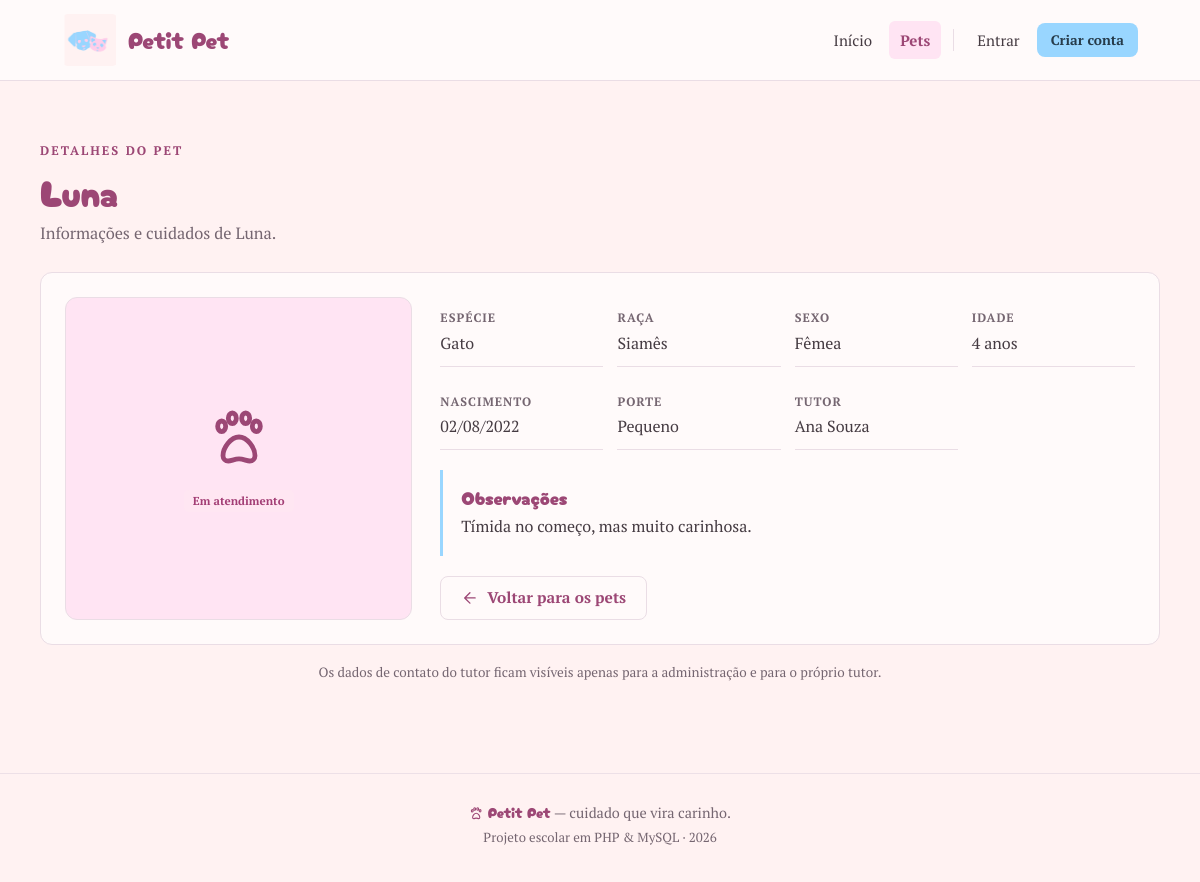
/pet.php?id=2, run on the app's committed database.
### tables this page shows
CREATE TABLE IF NOT EXISTS pets (
    id INT UNSIGNED NOT NULL AUTO_INCREMENT,
    usuario_id INT DEFAULT NULL,
    nome VARCHAR(100) NOT NULL,
    especie VARCHAR(50) NOT NULL,
    raca VARCHAR(80) DEFAULT NULL,
    sexo ENUM('macho', 'femea', 'nao_informado') NOT NULL DEFAULT 'nao_informado',
    data_nascimento DATE DEFAULT NULL,
    porte ENUM('pequeno', 'medio', 'grande') DEFAULT NULL,
    tutor_nome VARCHAR(100) DEFAULT NULL,
    tutor_telefone VARCHAR(30) DEFAULT NULL,
    observacoes TEXT DEFAULT NULL,
    status ENUM('disponivel', 'em_atendimento') NOT NULL DEFAULT 'disponivel',
    criado_em TIMESTAMP NOT NULL DEFAULT CURRENT_TIMESTAMP,
    atualizado_em TIMESTAMP NOT NULL DEFAULT CURRENT_TIMESTAMP ON UPDATE CURRENT_TIMESTAMP,
    PRIMARY KEY (id),
    KEY idx_pets_nome (nome),
    KEY idx_pets_status (status),
    KEY idx_pets_especie (especie),
    KEY idx_pets_usuario (usuario_id),
    CONSTRAINT fk_pets_usuario
        FOREIGN KEY (usuario_id) REFERENCES usuarios (id)
        ON DELETE SET NULL
        ON UPDATE CASCADE
);

### conexao.php (called while the page is built, shortened)
<?php
function db(): mysqli
{
    static $conexao = null;
    try {
        $conexao = new mysqli(DB_HOST, DB_USUARIO, DB_SENHA, DB_NOME);
        $conexao->set_charset(DB_CHARSET);
    } catch (mysqli_sql_exception $erro) {
        error_log('[Petit Pet] Falha ao conectar no banco: ' . $erro->getMessage());
        http_response_code(500);
        exit('Não foi possível conectar ao banco de dados. Confira a configuração e tente novamente.');
    }
    return $conexao;
}

### includes/pets.php (called while the page is built, shortened)
<?php
function buscar_pet(int $id): ?array
{
    $stmt = db()->prepare(
        'SELECT p.*, u.nome AS cliente_nome, u.email AS cliente_email
         FROM pets p
         LEFT JOIN usuarios u ON u.id = p.usuario_id
         WHERE p.id = ? LIMIT 1'
    );
    $stmt->bind_param('i', $id);
    $stmt->execute();
    $pet = $stmt->get_result()->fetch_assoc();
    return $pet ?: null;
}

### includes/bootstrap.php (called while the page is built, shortened)
<?php
require_once __DIR__ . '/../conexao.php';
require_once __DIR__ . '/funcoes.php';
require_once __DIR__ . '/pets.php';
function usuario_logado(): bool
{
    return isset($_SESSION['usuario_id']);
}
function eh_admin(): bool
{
    return usuario_logado() && usuario_perfil() === 'admin';
}

### pet.php (the view, shortened to what this page needs)
<?php
require_once __DIR__ . '/includes/bootstrap.php';
$id = filter_input(INPUT_GET, 'id', FILTER_VALIDATE_INT);
try {
    $pet = buscar_pet((int) $id);
} catch (Throwable $erro) {
    error_log('[Petit Pet] Falha ao consultar pet: ' . $erro->getMessage());
    flash('erro', 'Não foi possível consultar o pet agora.');
    redirecionar('pets.php');
}
$souTutor = usuario_logado() && !eh_admin() && pet_pertence_ao_usuario($pet, (int) usuario_id());
$podeVerContato = eh_admin() || $souTutor;
$tutorExibicao = (string) ($pet['tutor_nome'] ?? '');
require __DIR__ . '/includes/layout/header.php';
?>
<article class="detalhe-pet">
    <div class="detalhe-foto">
        <span class="detalhe-icone"><?= icone_svg('paw') ?></span>
        <span class="selo <?= e(classe_status((string) $pet['status'])) ?>">
            <?= e(rotulo_status((string) $pet['status'])) ?>
        </span>
    </div>
    <div class="detalhe-conteudo">
        <dl class="detalhe-lista">
            <div>
                <dt>Espécie</dt>
                <dd><?= e($pet['especie']) ?></dd>
            </div>
            <div>
                <dt>Raça</dt>
                <dd><?= e($pet['raca'] ?: 'Não informada') ?></dd>
            </div>
            <div>
                <dt>Sexo</dt>
                <dd><?= e(rotulo_sexo((string) $pet['sexo'])) ?></dd>
            </div>
            <div>
                <dt>Idade</dt>
                <dd><?= e(idade_pet($pet['data_nascimento'] ?? null)) ?></dd>
            </div>
            <div>
                <dt>Nascimento</dt>
                <dd><?= e(formatar_data($pet['data_nascimento'] ?? null)) ?></dd>
            </div>
            <div>
                <dt>Porte</dt>
                <dd><?= e(rotulo_porte($pet['porte'] ?? null)) ?></dd>
            </div>
            <div>
                <dt>Tutor</dt>
                <dd><?= e($tutorExibicao !== '' ? $tutorExibicao : 'Não informado') ?></dd>
            </div>
        </dl>
        <div class="detalhe-observacoes">
            <h2>Observações</h2>
            <p><?= nl2br(e($pet['observacoes'] ?: 'Nenhuma observação registrada.')) ?></p>
        </div>
        <div class="detalhe-acoes">
            <a class="btn btn-contorno" href="pets.php"><?= icone_svg('arrow-left') ?> Voltar para os pets</a>
        </div>
    </div>
</article>
<?php if (!$podeVerContato): ?>
    <p class="nota-privacidade">
        Os dados de contato do tutor ficam visíveis apenas para a administração e para o próprio tutor.
    </p>
<?php endif; ?>
<?php require __DIR__ . '/includes/layout/footer.php'; ?>

### assets/css/style.css (style rules this page uses)
:root { --pink: #ffceea; --blue: #99d6ff; --off-white: #fff2f2; --surface: #fffafa; --blue-hover: #68b9ed; --pink-hover: #ffb9df; --pink-dark: #9c4775; --pink-soft: #ffe4f3; --text: #453b42; --muted: #756671; --border: #eadde5; --danger: #b94141; --danger-soft: #fff0ed; --success: #2f7a55; --success-soft: #eefaf2; }
* { margin: 0; padding: 0; box-sizing: border-box; }
html { scroll-behavior: smooth; }
body { min-height: 100vh; background: var(--off-white); color: var(--text); font-family: 'PT Serif', Georgia, serif; font-size: 1rem; line-height: 1.65; -webkit-font-smoothing: antialiased; }
h1, h2, h3, h4, h5, h6 { color: var(--pink-dark); font-family: 'Cherry Bomb One', cursive; font-weight: 400; line-height: 1.25; }
h2 { font-size: clamp(1.35rem, 3vw, 1.75rem); }
p { margin: 0; }
a { color: var(--pink-dark); text-decoration-thickness: 1px; text-underline-offset: 3px; }
.btn { display: inline-flex; min-height: 44px; align-items: center; justify-content: center; gap: 8px; padding: 10px 20px; border: 1px solid transparent; border-radius: 8px; background: var(--blue); color: #263b4a; font: inherit; font-size: 0.97rem; font-weight: 700; line-height: 1.2; text-align: center; text-decoration: none; cursor: pointer; }
.btn-contorno { border-color: var(--border); background: var(--surface); color: var(--pink-dark); }
.selo { display: inline-flex; padding: 3px 9px; align-items: center; border-radius: 5px; font-size: 0.72rem; font-weight: 700; line-height: 1.4; white-space: nowrap; }
.badge-atendimento, .selo-atendimento { background: #ffe6f2; color: #a33e75; }
.detalhe-pet { display: grid; padding: 24px; grid-template-columns: minmax(220px, 0.8fr) minmax(0, 1.6fr); gap: 28px; border: 1px solid var(--border); border-radius: 12px; background: var(--surface); }
.detalhe-foto { display: flex; min-height: 250px; padding: 24px; align-items: center; justify-content: center; flex-direction: column; gap: 16px; border: 1px solid var(--border); border-radius: 12px; background: var(--pink-soft); }
.detalhe-icone { color: var(--pink-dark); }
.detalhe-lista { display: grid; margin-bottom: 20px; grid-template-columns: repeat(auto-fit, minmax(150px, 1fr)); gap: 14px; }
.detalhe-lista div { padding: 10px 0; border-bottom: 1px solid var(--border); }
.detalhe-lista dt { color: var(--muted); font-size: 0.76rem; font-weight: 700; letter-spacing: 0.08em; text-transform: uppercase; }
.detalhe-lista dd { margin-top: 2px; overflow-wrap: anywhere; }
.detalhe-observacoes { padding: 16px 18px; border-left: 3px solid var(--blue); border-radius: 0; background: transparent; }
.detalhe-observacoes h2 { margin-bottom: 4px; font-size: 1.15rem; }
.detalhe-observacoes p { color: var(--text); overflow-wrap: anywhere; }
.detalhe-acoes { display: flex; margin-top: 20px; flex-wrap: wrap; gap: 10px; }
.nota-privacidade { margin-top: 16px; color: var(--muted); font-size: 0.84rem; text-align: center; }

### data on the page
pets: status "Em atendimento", especie "Gato", raca "Siamês", sexo "Fêmea", data_nascimento "4 anos", data_nascimento "02/08/2022", porte "Pequeno", tutor_nome "Ana Souza", observacoes "Tímida no começo, mas muito carinhosa."

### other printed values
$eyebrow "DETALHES DO PET"
$titulo "Luna"
$subtitulo "Informações e cuidados de Luna."
APP_ANO "2026"
